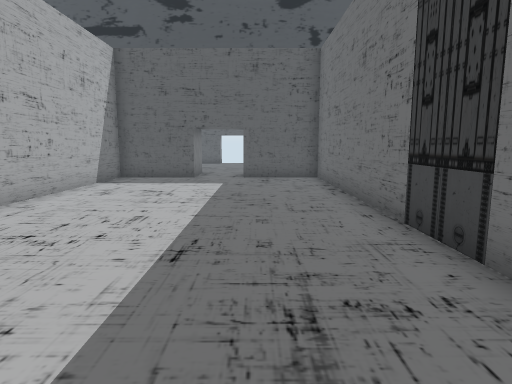
View 1 (above)

17 first-person views from a walk through a scene from a Unity 3-D project. The camera is 1.3 m above the floor, tilts 8° down and sees 75° across. Doors are open. The floor is counted in squares, 1 m on a side. Each view is taken from the middle of a square. On the plan, view 1 faces up. The plan holds only what a view shows up to about 14 squares ahead; the rest is blank. The place goes on beyond the plan. The player is left out. Some surface patterns are stand-ins.

View 2
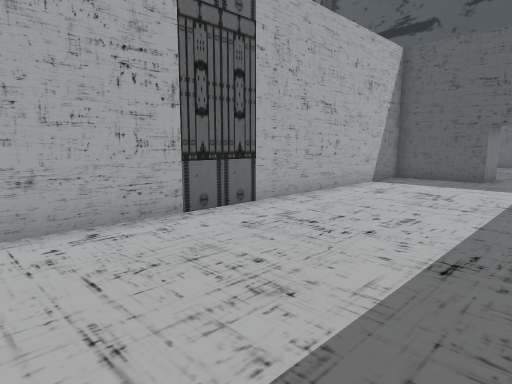

View 3
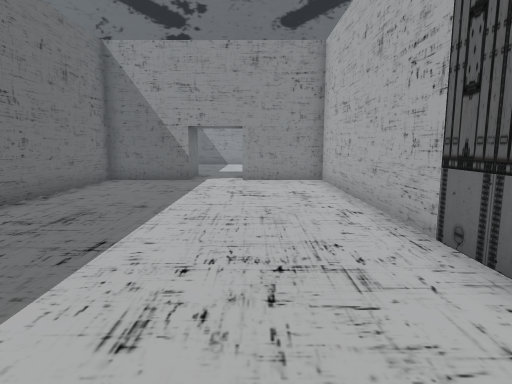

View 4
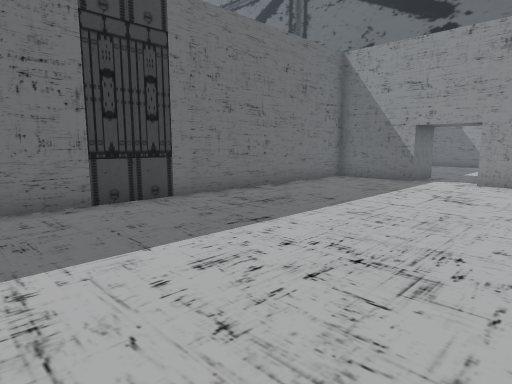

View 5
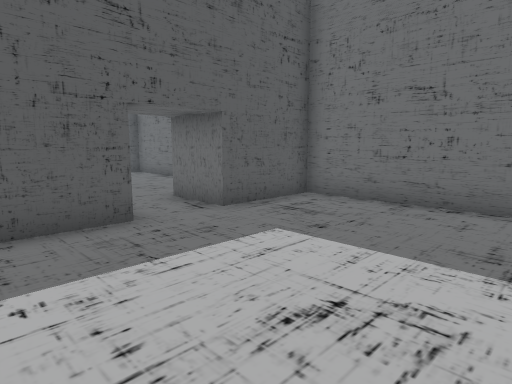

View 6
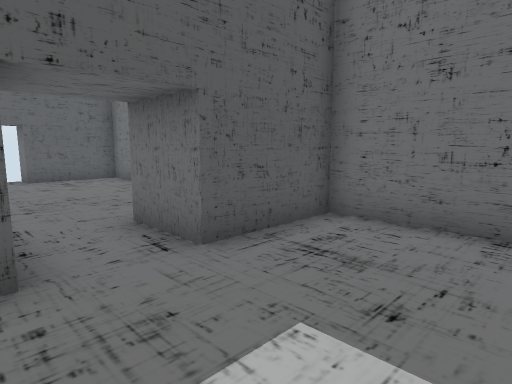

View 7
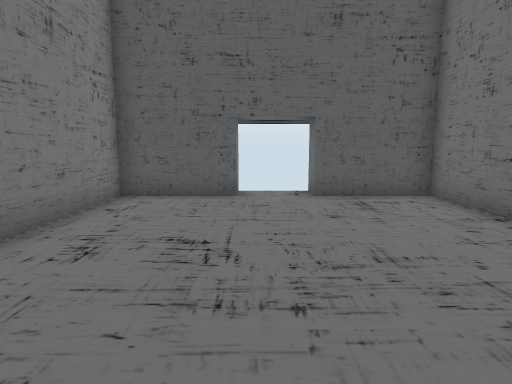

View 8
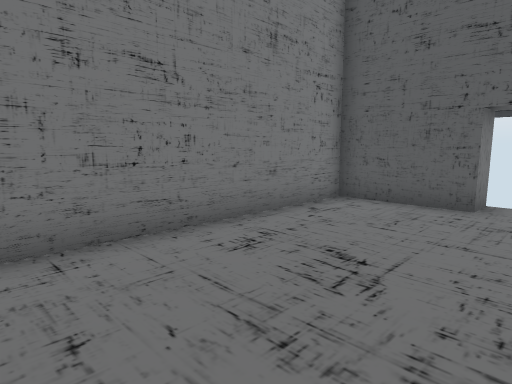

View 9
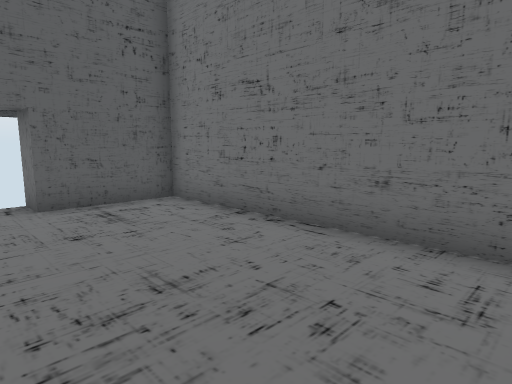

View 10
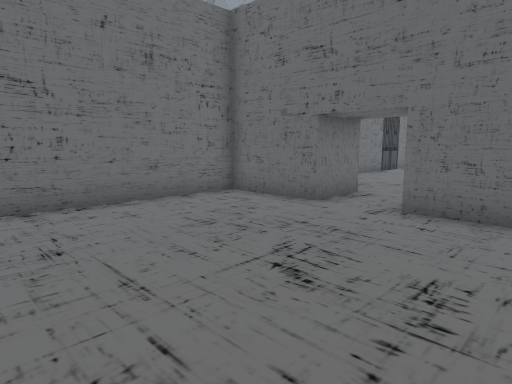

View 11
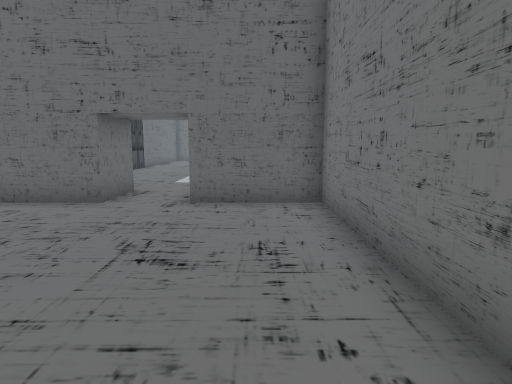

View 12
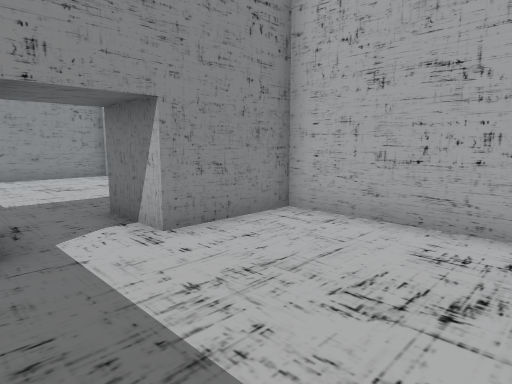

View 13
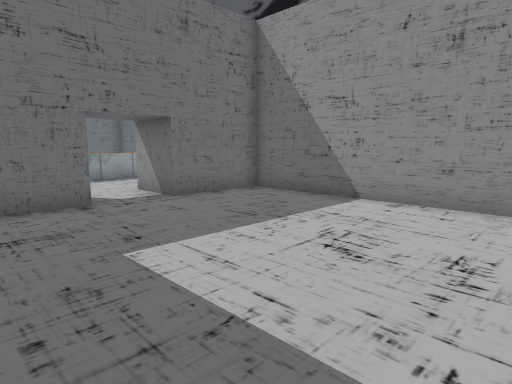

View 14
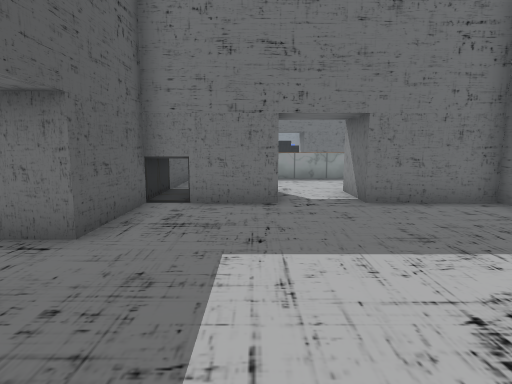

View 15
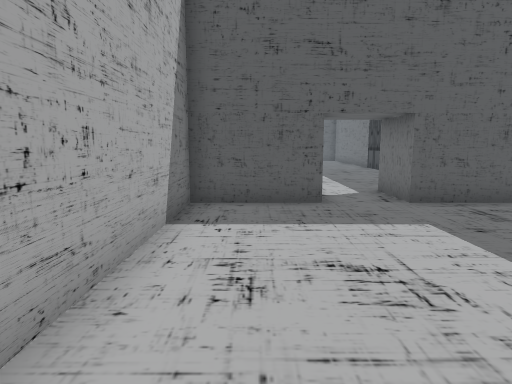

View 16
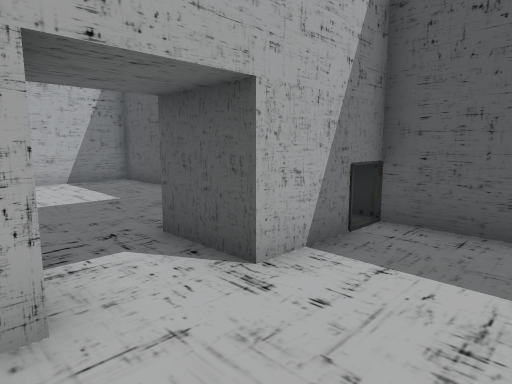

View 17
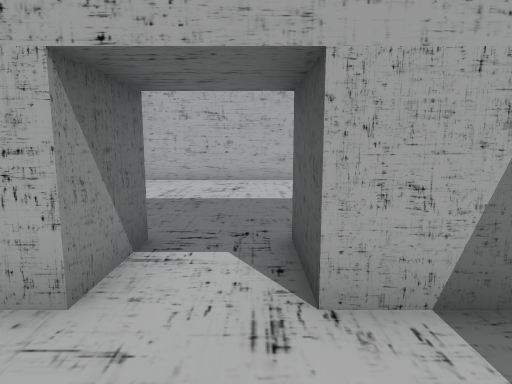

### Floor plan
Ten units are one square. View 1 is at (0, 0); x grows to the right and y downward. Boxes are objects, and circles mark ways between rooms. Rooms are numbered by the first view taken in them; rooms with no view inside come last. Other rooms are left out.
<svg viewBox="-70 -251 155 401">
<path fill="none" stroke="#000" d="M25 -55 25 -135 -5 -135 -5 -155M-55 -35 -55 45 -25 45M-5 45 25 45 25 -35M-25 -155 -25 -135 -55 -135 -55 -55M-25 -246 -25 -235 -55 -235 -55 -155 -25 -155M-5 -155 25 -155 25 -235 -5 -235 -5 -245M25 65 -5 65 -5 45M-25 45 -25 65 -55 65 -55 145 25 145 25 115 45 115M45 115 45 120M72 65 45 65M80 133 80 99"/>
<rect x="-65" y="-45" width="10" height="10" fill="#bbb"><title>other object</title></rect>
<rect x="-65" y="-55" width="10" height="10" fill="#bbb"><title>other object</title></rect>
<rect x="25" y="-45" width="10" height="10" fill="#bbb"><title>other object</title></rect>
<rect x="25" y="-55" width="10" height="10" fill="#bbb"><title>other object</title></rect>
<rect x="25" y="75" width="10" height="10" fill="#bbb"><title>other object</title></rect>
<rect x="35" y="55" width="10" height="20" fill="#bbb"><title>vent</title></rect>
<rect x="45" y="85" width="10" height="10" fill="#bbb"><title>other object</title></rect>
<circle cx="-15" cy="-145" r="3" fill="#2a7"/>
<circle cx="-15" cy="55" r="3" fill="#2a7"/>
<circle cx="35" cy="105" r="3" fill="#2a7"/>
<text x="-10" y="-50">1</text>
<text x="-20" y="-200">2</text>
<text x="-10" y="100">3</text>
<text x="70" y="110">4</text>
</svg>
Room 1 opens to room 2. Room 1 opens to room 3. Room 3 opens to room 4.

Where each view was taken, in squares from view 1:
view 1: 0 up, 0 right, facing up
view 2: 0 up, 0 right, facing up-left
view 3: 8 up, 3 left, facing down
view 4: 8 up, 5 left, facing down-right
view 5: 8 up, 5 left, facing up-right
view 6: 10 up, 3 left, facing up-right
view 7: 15 up, 2 left, facing up
view 8: 16 up, 1 left, facing up-left
view 9: 16 up, 2 left, facing up-right
view 10: 22 up, 5 left, facing down-right
view 11: 23 up, 4 left, facing down
view 12: 0 up, 0 right, facing down-left
view 13: 7 down, 5 left, facing down-right
view 14: 9 down, 5 left, facing right
view 15: 14 down, 4 left, facing up
view 16: 12 down, 7 right, facing up-left
view 17: 10 down, 7 right, facing left
